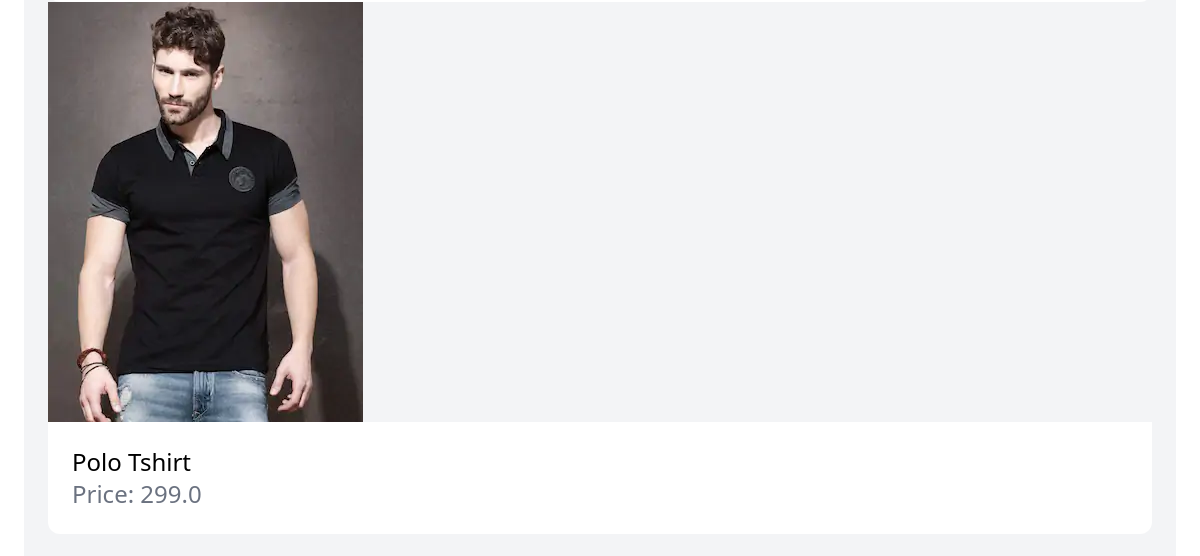
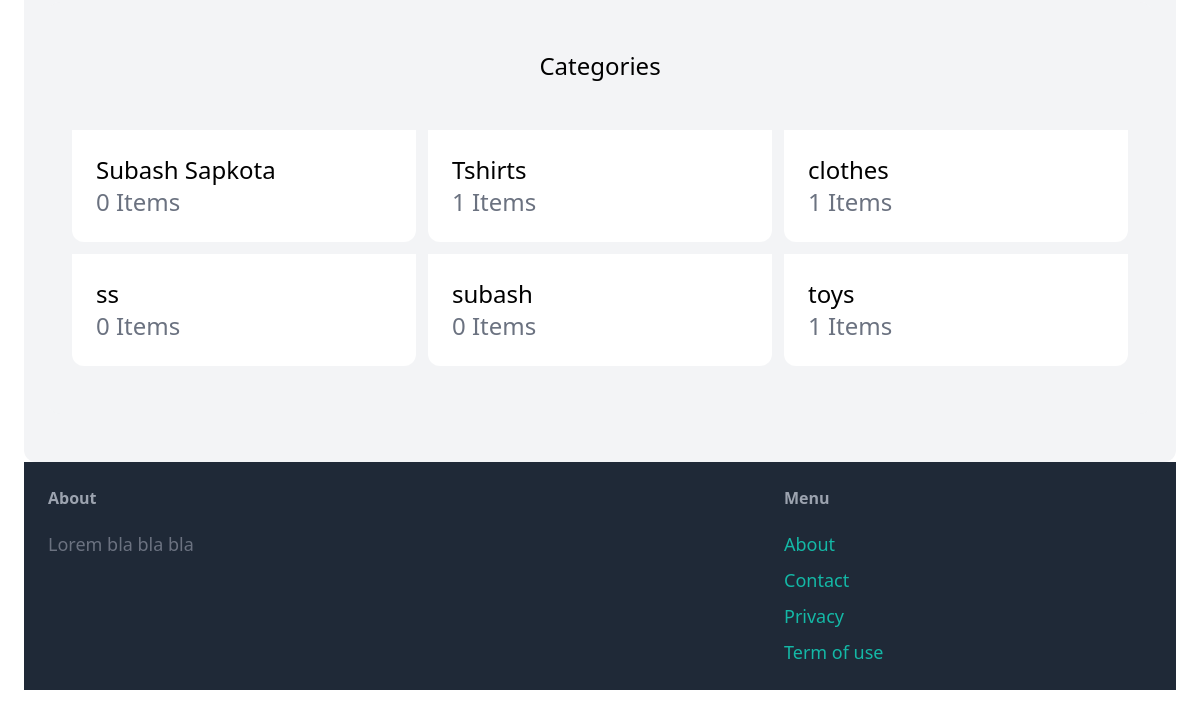
The app's page / (lower part), older data (2 pictures, top to bottom).
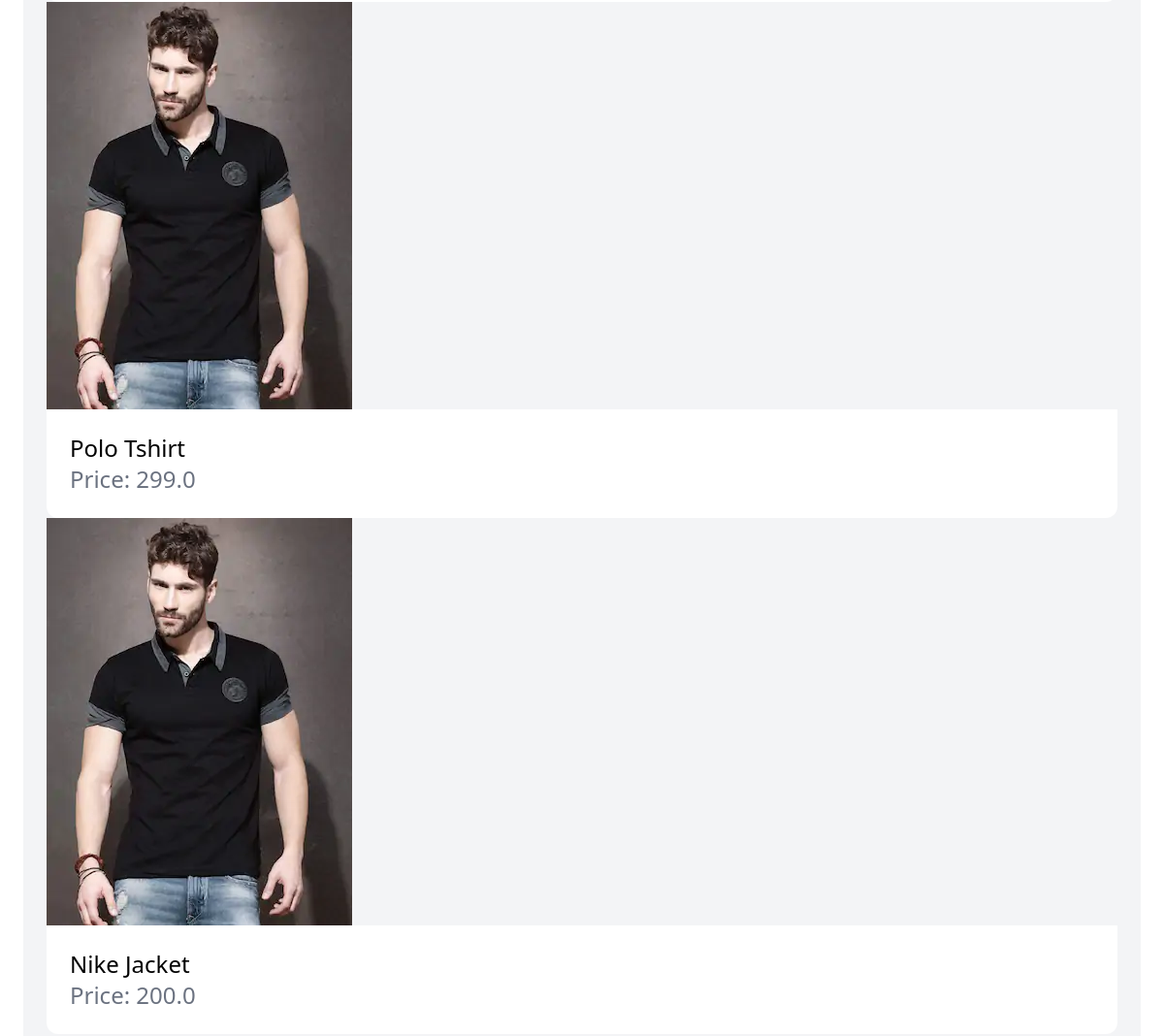
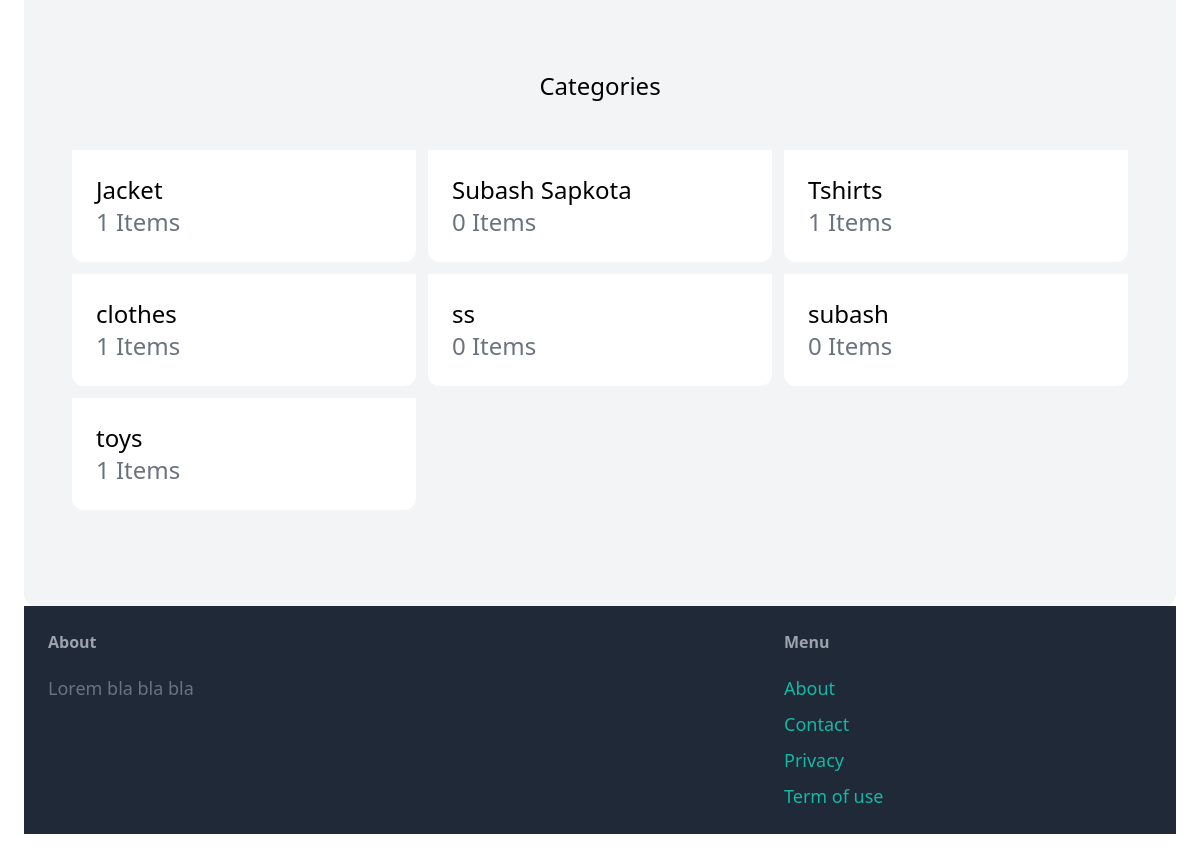
The same page, newer data (2 pictures, top to bottom).
### item/models.py (models this page shows, shortened)
class Item(models.Model):
    category = models.ForeignKey(Category, related_name='items', on_delete=models.CASCADE)
    name = models.CharField(max_length=225)
    description = models.TextField(blank=True, null=True)
    price = models.FloatField()
    image = models.ImageField(upload_to='item_images', blank=True, null=True)
    is_sold = models.BooleanField(default=False)
    created_by = models.ForeignKey(User, related_name='items', on_delete=models.CASCADE)
    created_at = models.DateTimeField(auto_now_add=True)

class Category(models.Model):
    name = models.CharField(max_length=225)
    class Meta:
        ordering = ('name',)
        verbose_name_plural = 'Categories'

### core/views.py (the view)
# urls.py: path('', views.index, name='index'),
def index(request):
      items= Item.objects.filter(is_sold=False)[0:6]
      categories=Category.objects.all()
      return render(request,'core/index.html',
                    {
                          'categories':categories,
                          'items':items,
                    } )

### core/templates/core/index.html (shortened to what this page needs)
{% extends 'core/base.html'%}
{% block content %}
<div class="mt-6 px-6 py-12 bg-gray-100 rounded-xl">
      <div class="grid-cols-3 gap-3 ">
            {% for item in items %}
            <div>
                  <a href="{% url 'item:detail' item.id %}">
                        <div>
                           <img src="{{item.image.url }}"  clss="rounded-t-xl">
                        </div>
                        <div class="p-6 bg-white rounded-b-xl">
                             <h2 class="text-2xl">
                              {{item.name}}
                              <p class="text-gray-500">
                                    Price: {{item.price }}
                              </p>
                             </h2>
                        </div>
                  </a>
            </div>
            {% endfor %}
      </div>
      <div class="mt-6 px-6 py-12 bg-gray-100  rounded-xl">
           <h2 class="mb-12 text-2xl text-center">Categories</h2>
           <div class="grid grid-cols-3 gap-3">
            {%for category in categories %}
            <div>
                  <a href="#">
                        <div class="p-6 bg-white rounded-b-xl">
                             <h2 class="text-2xl">
                              {{category.name}}
                              <p class="text-gray-500">
                                    {{category.items.count}} Items
                             </h2>
                        </div>
                  </a>
            </div>
            {%endfor%}
           </div>
      </div>
     {%endblock%}

Row changes from the older to the newer data that the page shows:
added Item: image (picture), name "Nike Jacket", price "200.0"
added Category: name "Jacket", items.count "1"
